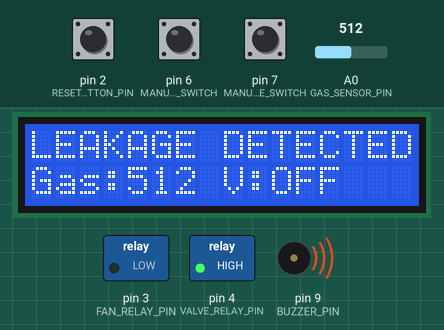
This sketch was run on a simulated Arduino Uno, built for the host (arithmetic inside an expression is 32-bit, double 64-bit). Shown: 16×2 character LCD, switched loads named in the sketch (green lamp = pin HIGH), buzzer (waves = sounding, pin HIGH). Inputs (shaded band) come from the test bench; at power-on: pin 7 (MANUAL_VALVE_SWITCH) HIGH, A0 (GAS_SENSOR_PIN) = 512, pin 2 (RESET_BUTTON_PIN) HIGH, pin 6 (MANUAL_FAN_SWITCH) HIGH. EEPROM starts erased; what the sketch prints to the serial monitor is not drawn.

Above: at 18.8 s.
18.9 s: pin 7 (MANUAL_VALVE_SWITCH) pulled LOW for 0.15 s
At 20.1 s:
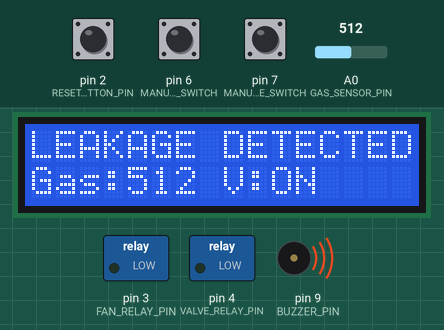
21.7 s: A0 (GAS_SENSOR_PIN) set to 492
At 23.6 s:
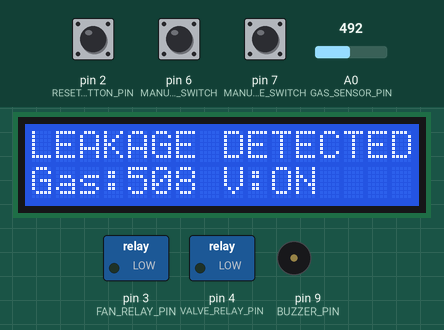
24.7 s: A0 (GAS_SENSOR_PIN) set to 473
At 27.5 s:
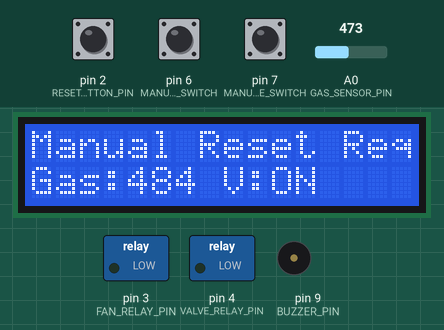
27.7 s: pin 2 (RESET_BUTTON_PIN) pulled LOW for 0.15 s
At 28.9 s:
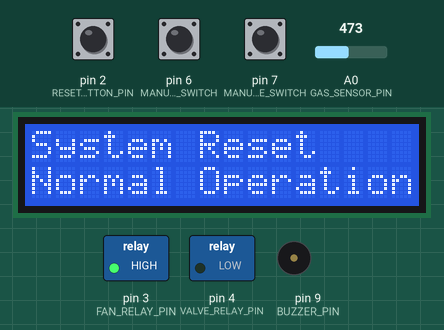
30.8 s: pin 7 (MANUAL_VALVE_SWITCH) pulled LOW for 1 s
At 32.6 s:
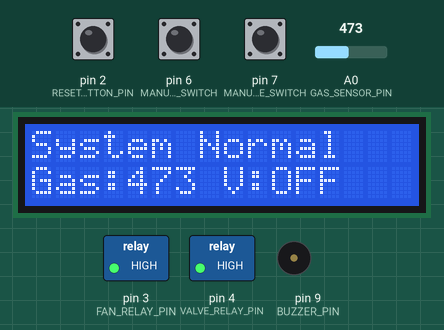
33.3 s: pin 6 (MANUAL_FAN_SWITCH) pulled LOW for 0.15 s
At 34.1 s:
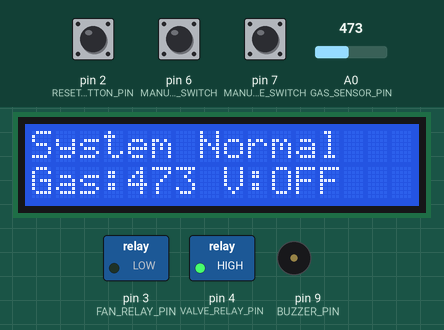
Timing chart, 0 to 35.9 s (numbered marks = the images above; inputs shaded):
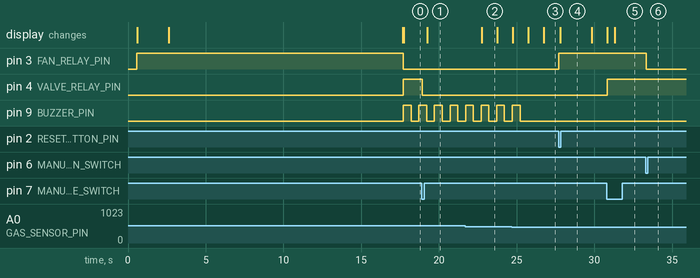

Measured:
- the behaviour switches between 482 and 481 on A0 (GAS_SENSOR_PIN) (found by bisection; images 2 and 3)
- after the input at 18.9 s, pin 4 (VALVE_RELAY_PIN): HIGH → LOW at once; the display: changes after 0.36 s (image 1)
- after the input at 21.7 s, the display: changes after 1.0 s (image 2)
- after the input at 27.7 s, pin 3 (FAN_RELAY_PIN): LOW → HIGH at once; the display: changes after 0.09 s (image 4)
- after the input at 30.8 s, pin 4 (VALVE_RELAY_PIN): LOW → HIGH at once; the display: first differs from a run without the input after 0.52 s (image 5)
- after the input at 33.3 s, pin 3 (FAN_RELAY_PIN): HIGH → LOW at once
- what the display in image 2 shows lasts 1.1 s, from 22.7 s to 23.8 s

The sketch:

GasLeakDetection.ino
```cpp
/*
 * SMART GAS LEAKAGE DETECTION AND AUTOMATED SAFETY SYSTEM
 *
 * Purpose: Detects hazardous gas leakage and automatically triggers safety mechanisms
 *          including exhaust fan, buzzer alarm, and gas valve shutoff with manual reset
 *
 * Author: Gas Detection System Team
 * Version: 1.0.0
 * Date: April 2026
 *
 * Hardware:
 * - Arduino Uno/Mega or ESP32
 * - MQ-2/MQ-5 Gas Sensor
 * - 2-Channel 5V Relay Module
 * - 5V Active Buzzer
 * - 16x2 LCD (I2C)
 * - Push Buttons (Reset, Manual Controls)
 *
 * PIN CONFIGURATION:
 * A0  -> Gas Sensor Analog Input
 * 2   -> Reset Button
 * 3   -> Fan Relay Control (via relay)
 * 4   -> Valve Relay Control (via relay)
 * 9   -> Buzzer
 * 20  -> SDA (LCD I2C)
 * 21  -> SCL (LCD I2C)
 */

#include <Wire.h>
#include <LiquidCrystal_I2C.h>
#include <EEPROM.h>

// ============================================================================
// CONFIGURATION SECTION
// ============================================================================

#define GAS_THRESHOLD          500    // PPM threshold for gas detection
#define SENSOR_READ_DELAY      1000   // Delay between sensor readings (ms)
#define FAN_VENTILATION_TIME   180000 // Fan auto-off time (3 minutes)
#define BUZZER_BLINK_INTERVAL  500    // Buzzer blink interval (ms)

// Pin Definitions
#define GAS_SENSOR_PIN         A0     // Analog input for MQ-2/MQ-5
#define BUZZER_PIN             9      // Digital output for buzzer
#define RESET_BUTTON_PIN       2      // Digital input for reset button
#define FAN_RELAY_PIN          3      // Digital output for fan relay
#define VALVE_RELAY_PIN        4      // Digital output for valve relay
#define MANUAL_FAN_SWITCH      6      // Digital input for manual fan control
#define MANUAL_VALVE_SWITCH    7      // Digital input for manual valve control

// EEPROM Addresses for persistent storage
#define EEPROM_LEAKAGE_FLAG    0      // Leakage detection flag address
#define EEPROM_LEAKAGE_COUNT   1      // Leakage event count address
#define EEPROM_LAST_ALERT_TIME 5      // Last alert time address (4 bytes)

// LCD Configuration (16x2 I2C)
#define LCD_ADDRESS            0x27   // I2C address (0x27 for 20x4, 0x3F for 16x2)
#define LCD_COLS               16
#define LCD_ROWS               2

// ============================================================================
// GLOBAL VARIABLES
// ============================================================================

// LCD Object
LiquidCrystal_I2C lcd(LCD_ADDRESS, LCD_COLS, LCD_ROWS);

// System State Variables
enum SystemState {
  STATE_NORMAL,           // Normal operation, all systems ready
  STATE_GAS_DETECTED,     // Gas detected above threshold
  STATE_WARNING,          // Gas was detected but now below threshold (requires manual reset)
  STATE_MANUAL_OVERRIDE   // User manually controlling fan/valve
};

SystemState currentState = STATE_NORMAL;
bool leakageDetected = false;        // Flag: Has gas been detected?
bool buzzerActive = false;           // Flag: Is buzzer currently on?
bool fanActive = false;              // Flag: Is fan currently on?
bool valveOpen = true;               // Flag: Is gas valve open?
bool systemReset = false;            // Flag: System was just reset

unsigned long gasDetectionTime = 0;  // Time when gas was first detected
unsigned long fanStartTime = 0;      // Time when fan was started
unsigned long lastSensorReadTime = 0;// Time of last sensor reading
unsigned long lastBuzzerToggle = 0;  // Time of last buzzer state change

int currentGasLevel = 0;             // Current gas level (0-1023)
int maxGasLevelDetected = 0;         // Peak gas level detected in current event
int averageGasLevel = 0;             // Average gas level for smoothing

// Manual Control Variables
bool manualFanControl = false;       // User controlling fan manually
bool manualValveControl = false;     // User controlling valve manually
bool lastFanButtonState = LOW;
bool lastValveButtonState = LOW;

// ============================================================================
// SETUP FUNCTION
// ============================================================================

void setup() {
  // Serial communication for debugging
  Serial.begin(9600);
  Serial.println("\n\n=== SMART GAS DETECTION SYSTEM ===");
  Serial.println("Initializing System...");

  // Initialize LCD
  Wire.begin();
  lcd.init();
  lcd.backlight();
  lcd.setCursor(0, 0);
  lcd.print("System Init...");
  delay(500);

  // Initialize Pin Modes
  pinMode(GAS_SENSOR_PIN, INPUT);
  pinMode(BUZZER_PIN, OUTPUT);
  pinMode(RESET_BUTTON_PIN, INPUT_PULLUP);
  pinMode(FAN_RELAY_PIN, OUTPUT);
  pinMode(VALVE_RELAY_PIN, OUTPUT);
  pinMode(MANUAL_FAN_SWITCH, INPUT_PULLUP);
  pinMode(MANUAL_VALVE_SWITCH, INPUT_PULLUP);

  // Set initial states (relays typically use HIGH = OFF, LOW = ON for NC relay)
  digitalWrite(BUZZER_PIN, LOW);       // Buzzer OFF
  digitalWrite(FAN_RELAY_PIN, HIGH);   // Fan OFF
  digitalWrite(VALVE_RELAY_PIN, LOW);  // Valve ON (normally open)

  // Load system state from EEPROM
  leakageDetected = EEPROM.read(EEPROM_LEAKAGE_FLAG);

  Serial.println("Pin Configuration Complete");
  Serial.println("EEPROM Load Complete");
  Serial.println("System Ready!");

  // Display startup message
  lcd.clear();
  lcd.setCursor(0, 0);
  lcd.print("Gas Detection");
  lcd.setCursor(0, 1);
  lcd.print("System Ready");
  delay(2000);

  // Sensor warm-up period
  Serial.println("Sensor warming up... (15 seconds)");
  displayMessage("Sensor Warm-up", "Please wait...");
  for (int i = 0; i < 15; i++) {
    readGasSensor();
    delay(1000);
  }

  Serial.println("System Initialization Complete!");
  leakageDetected ? displayMessage("System Status:", "!WARNING!") : displayMessage("System Status:", "Normal");
}

// ============================================================================
// MAIN LOOP
// ============================================================================

void loop() {
  // Read button inputs
  handleResetButton();
  handleManualControls();

  // Non-blocking sensor reading
  if (millis() - lastSensorReadTime >= SENSOR_READ_DELAY) {
    lastSensorReadTime = millis();
    readGasSensor();
  }

  // State machine processing
  updateSystemState();

  // Update outputs based on current state
  updateOutputs();

  // Update display
  updateDisplay();

  // Log system status periodically
  static unsigned long lastLogTime = 0;
  if (millis() - lastLogTime >= 5000) {  // Log every 5 seconds
    lastLogTime = millis();
    logSystemStatus();
  }
}

// ============================================================================
// GAS SENSOR READING
// ============================================================================

void readGasSensor() {
  // Read analog value from gas sensor
  int rawValue = analogRead(GAS_SENSOR_PIN);

  // Convert to PPM (calibration dependent on sensor type)
  // MQ-2: Rough conversion for LPG/Butane/Methane
  // Real PPM = (Vrl / Vc - 1) * B / A where:
  // Vrl = voltage with pollutant (analog read * 5/1023)
  // Vc = voltage in clean air
  // A and B are sensor-specific coefficients

  // Simplified: direct threshold on analog value
  currentGasLevel = rawValue;

  // Smooth the reading using simple averaging
  static int sensorHistory[5] = {0};
  static int historyIndex = 0;
  sensorHistory[historyIndex] = rawValue;
  historyIndex = (historyIndex + 1) % 5;

  // Calculate average
  int sum = 0;
  for (int i = 0; i < 5; i++) {
    sum += sensorHistory[i];
  }
  averageGasLevel = sum / 5;

  // Serial output for monitoring
  Serial.print("Gas Level: ");
  Serial.print(averageGasLevel);
  Serial.print(" | State: ");
  Serial.println(getStateString());
}

// ============================================================================
// STATE MACHINE UPDATE
// ============================================================================

void updateSystemState() {
  switch (currentState) {

    case STATE_NORMAL:
      // Normal state: waiting for gas detection
      if (averageGasLevel >= GAS_THRESHOLD) {
        // Gas detected! Transition to detection state
        Serial.println("*** GAS DETECTED ***");
        currentState = STATE_GAS_DETECTED;
        gasDetectionTime = millis();
        leakageDetected = true;
        maxGasLevelDetected = averageGasLevel;

        // Save leakage flag to EEPROM
        EEPROM.write(EEPROM_LEAKAGE_FLAG, 1);
        EEPROM.commit();

        Serial.println("Leakage flag saved. Activating emergency response.");
      }
      break;

    case STATE_GAS_DETECTED:
      // Gas detected state: active alarm and safety mechanisms
      if (averageGasLevel < GAS_THRESHOLD) {
        // Gas level returned to normal
        Serial.println("*** GAS LEVEL NORMALIZED ***");
        Serial.println("Transitioning to WARNING state...");
        currentState = STATE_WARNING;
        fanStartTime = millis();  // Start fan continuation timer
      } else {
        // Update peak detection
        if (averageGasLevel > maxGasLevelDetected) {
          maxGasLevelDetected = averageGasLevel;
        }
      }
      break;

    case STATE_WARNING:
      // Warning state: gas normalized but system requires manual reset
      // Check if fan auto-off timer has expired
      if (millis() - fanStartTime >= FAN_VENTILATION_TIME) {
        Serial.println("Fan ventilation time expired. Turning off fan.");
        fanActive = false;
      }

      // Stay in this state until manual reset
      break;

    case STATE_MANUAL_OVERRIDE:
      // Manual override state handled separately
      break;
  }
}

// ============================================================================
// OUTPUT CONTROL
// ============================================================================

void updateOutputs() {
  // Buzzer control
  if (currentState == STATE_GAS_DETECTED) {
    // Continuous buzzer in detection state
    activateBuzzer();
  } else {
    // Buzzer off in other states
    deactivateBuzzer();
  }

  // Fan control
  if (manualFanControl) {
    // Manual override for fan
    // Fan state controlled by manual switch
  } else {
    // Automatic fan control
    if (currentState == STATE_GAS_DETECTED) {
      fanActive = true;
    }
    // Fan stays on during warning state until timer expires
  }

  // Apply fan relay control
  digitalWrite(FAN_RELAY_PIN, fanActive ? LOW : HIGH);  // LOW = ON, HIGH = OFF

  // Valve control
  if (manualValveControl) {
    // Manual override for valve
    // Valve state controlled by manual switch
  } else {
    // Automatic valve control
    if (currentState == STATE_GAS_DETECTED) {
      valveOpen = false;  // Close valve in gas detection
    }
    // Valve stays closed during warning state
  }

  // Apply valve relay control
  digitalWrite(VALVE_RELAY_PIN, valveOpen ? LOW : HIGH);  // LOW = ON (open), HIGH = OFF (closed)
}

// ============================================================================
// BUTTON HANDLERS
// ============================================================================

void handleResetButton() {
  static unsigned long debounceTime = 0;
  static bool buttonPressed = false;

  if (digitalRead(RESET_BUTTON_PIN) == LOW) {  // Button pressed (active low)
    if (!buttonPressed && (millis() - debounceTime) > 50) {
      buttonPressed = true;
      debounceTime = millis();

      Serial.println("*** RESET BUTTON PRESSED ***");
      resetSystem();
    }
  } else {
    buttonPressed = false;
  }
}

void handleManualControls() {
  // Manual fan switch
  bool currentFanButtonState = digitalRead(MANUAL_FAN_SWITCH);
  if (currentFanButtonState != lastFanButtonState && currentFanButtonState == LOW) {
    manualFanControl = !manualFanControl;
    fanActive = !fanActive;
    Serial.print("Manual Fan: ");
    Serial.println(fanActive ? "ON" : "OFF");
    delay(20);  // Debounce
  }
  lastFanButtonState = currentFanButtonState;

  // Manual valve switch
  bool currentValveButtonState = digitalRead(MANUAL_VALVE_SWITCH);
  if (currentValveButtonState != lastValveButtonState && currentValveButtonState == LOW) {
    manualValveControl = !manualValveControl;
    valveOpen = !valveOpen;
    Serial.print("Manual Valve: ");
    Serial.println(valveOpen ? "OPEN" : "CLOSED");
    delay(20);  // Debounce
  }
  lastValveButtonState = currentValveButtonState;
}

// ============================================================================
// RESET SYSTEM
// ============================================================================

void resetSystem() {
  Serial.println("Resetting System to Normal Operation...");

  // Clear leakage flag
  leakageDetected = false;
  EEPROM.write(EEPROM_LEAKAGE_FLAG, 0);
  EEPROM.commit();

  // Reset all components
  currentState = STATE_NORMAL;
  buzzerActive = false;
  fanActive = false;
  valveOpen = true;
  manualFanControl = false;
  manualValveControl = false;
  maxGasLevelDetected = 0;

  // Updates outputs
  digitalWrite(BUZZER_PIN, LOW);        // Buzzer OFF
  digitalWrite(FAN_RELAY_PIN, HIGH);    // Fan OFF
  digitalWrite(VALVE_RELAY_PIN, LOW);   // Valve ON

  Serial.println("System Reset Complete - Back to Normal Operation");
  displayMessage("System Reset", "Normal Operation");
  delay(2000);
}

// ============================================================================
// ALARM CONTROL
// ============================================================================

void activateBuzzer() {
  // Buzzer pulse pattern (can be modified for different alarm patterns)
  static unsigned long lastToggle = 0;
  unsigned long currentTime = millis();

  if (currentTime - lastToggle >= BUZZER_BLINK_INTERVAL) {
    lastToggle = currentTime;
    buzzerActive = !buzzerActive;
  }

  digitalWrite(BUZZER_PIN, buzzerActive ? HIGH : LOW);  // HIGH = ON
}

void deactivateBuzzer() {
  buzzerActive = false;
  digitalWrite(BUZZER_PIN, LOW);  // Buzzer OFF
}

// ============================================================================
// DISPLAY FUNCTIONS
// ============================================================================

void updateDisplay() {
  static unsigned long lastDisplayUpdate = 0;

  if (millis() - lastDisplayUpdate < 500) {
    return;  // Update display every 500ms to avoid flicker
  }
  lastDisplayUpdate = millis();

  lcd.clear();

  // Line 1: System Status
  lcd.setCursor(0, 0);
  switch (currentState) {
    case STATE_NORMAL:
      lcd.print("System Normal");
      break;
    case STATE_GAS_DETECTED:
      lcd.print("LEAKAGE DETECTED!");
      break;
    case STATE_WARNING:
      lcd.print("Manual Reset Req");
      break;
    case STATE_MANUAL_OVERRIDE:
      lcd.print("Manual Override");
      break;
  }

  // Line 2: Gas Level and Valve Status
  lcd.setCursor(0, 1);
  lcd.print("Gas:");
  lcd.print(averageGasLevel);
  lcd.print(" V:");
  lcd.print(valveOpen ? "ON" : "OFF");
}

void displayMessage(const char* line1, const char* line2) {
  lcd.clear();
  lcd.setCursor(0, 0);
  lcd.print(line1);
  lcd.setCursor(0, 1);
  lcd.print(line2);
}

// ============================================================================
// LOGGING AND DIAGNOSTICS
// ============================================================================

void logSystemStatus() {
  Serial.println("\n--- System Status Report ---");
  Serial.print("State: ");
  Serial.println(getStateString());
  Serial.print("Gas Level: ");
  Serial.println(averageGasLevel);
  Serial.print("Leakage Detected: ");
  Serial.println(leakageDetected ? "YES" : "NO");
  Serial.print("Buzzer: ");
  Serial.println(buzzerActive ? "ON" : "OFF");
  Serial.print("Fan: ");
  Serial.println(fanActive ? "ON" : "OFF");
  Serial.print("Valve: ");
  Serial.println(valveOpen ? "OPEN" : "CLOSED");
  Serial.print("Manual Override: ");
  Serial.println((manualFanControl || manualValveControl) ? "YES" : "NO");
  Serial.println("----------------------------\n");
}

const char* getStateString() {
  switch (currentState) {
    case STATE_NORMAL:
      return "NORMAL";
    case STATE_GAS_DETECTED:
      return "GAS_DETECTED";
    case STATE_WARNING:
      return "WARNING";
    case STATE_MANUAL_OVERRIDE:
      return "MANUAL_OVERRIDE";
    default:
      return "UNKNOWN";
  }
}

// ============================================================================
// END OF CODE
// ============================================================================
```
